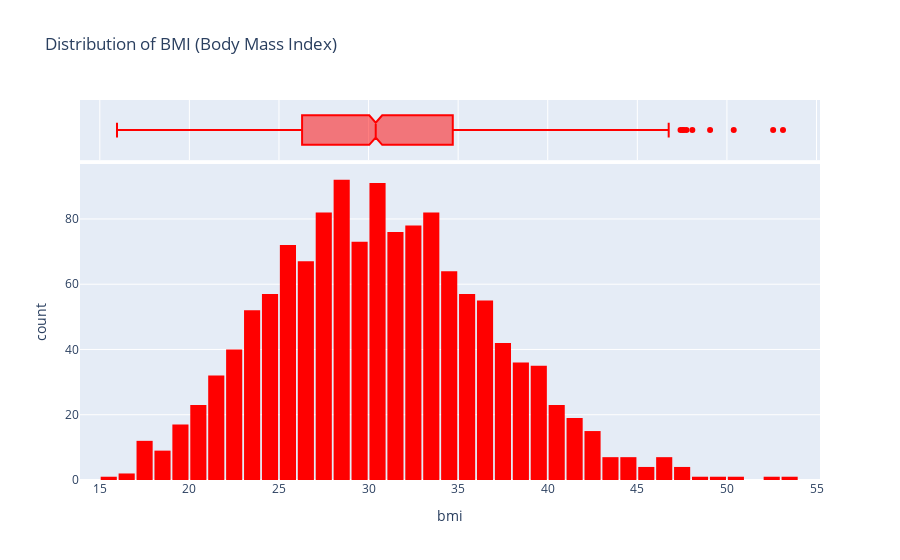

Notebook source saved alongside this figure:
### Markdown cell above
### Body Mass Index

Let's look at the distribution of BMI (Body Mass Index) of customers, using a histogram and box plot.

### Code cell
fig = px.histogram(medical_df, 
                   x='bmi', 
                   marginal='box', 
                   color_discrete_sequence=['red'], 
                   title='Distribution of BMI (Body Mass Index)')
fig.update_layout(bargap=0.1)
fig.show()

### Figure 1 — Plotly figure (JSON) as saved in the notebook; plotly's stock layout.template omitted (floating-point values rounded to 4 significant figures; data arrays with more than 128 entries replaced by an {"elided": "..."} marker saying what was removed)
{"data": [{"alignmentgroup": "True", "bingroup": "x", "hovertemplate": "bmi=%{x}<br>count=%{y}<extra></extra>", "legendgroup": "", "marker": {"color": "red", "pattern": {"shape": ""}}, "name": "", "offsetgroup": "", "orientation": "v", "showlegend": false, "type": "histogram", "x": {"elided": "1338 float values"}, "xaxis": "x", "yaxis": "y"}, {"alignmentgroup": "True", "hovertemplate": "bmi=%{x}<extra></extra>", "legendgroup": "", "marker": {"color": "red"}, "name": "", "notched": true, "offsetgroup": "", "showlegend": false, "type": "box", "x": {"elided": "1338 float values"}, "xaxis": "x2", "yaxis": "y2"}], "layout": {"bargap": 0.1, "barmode": "relative", "legend": {"tracegroupgap": 0}, "title": {"text": "Distribution of BMI (Body Mass Index)"}, "xaxis": {"anchor": "y", "domain": [0, 1], "title": {"text": "bmi"}}, "xaxis2": {"anchor": "y2", "domain": [0, 1], "matches": "x", "showgrid": true, "showticklabels": false}, "yaxis": {"anchor": "x", "domain": [0, 0.8316], "title": {"text": "count"}}, "yaxis2": {"anchor": "x2", "domain": [0.8416, 1], "matches": "y2", "showgrid": false, "showline": false, "showticklabels": false, "ticks": ""}}}
